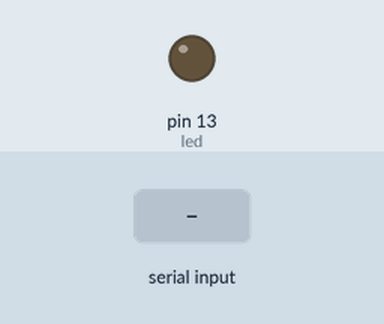
Bench run of a sketch on a simulated Arduino Uno, built with avr-gcc and run on an emulated ATmega328P. Parts: output pins drawn as LEDs (lit = HIGH). The inputs (shaded band) are chosen by the test bench.

Above: at 1.2 s.
1.3 s: "H" received over Serial
At 1.9 s:
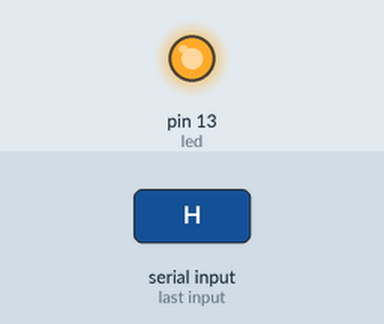
2.8 s: "L" received over Serial
At 3.1 s:
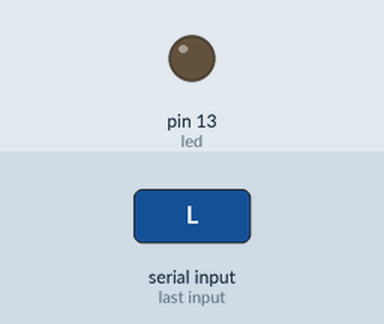
Timing chart, 0 to 5.8 s (numbered marks = the images above; inputs shaded):
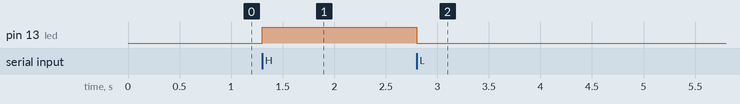

Measured:
- after the input at 1.3 s, pin 13 (led): LOW → HIGH at once
- after the input at 2.8 s, pin 13 (led): HIGH → LOW at once

The sketch:

sketch_jun15a.ino
```cpp
int led = 13;

void setup() {
  pinMode(led, OUTPUT);
  Serial.begin(9600);
}

void loop() {
  if(Serial.available()){
    char c = Serial.read();
    if(c == 'H'){
      digitalWrite(led, HIGH);
    }
    else if(c == 'L'){
      digitalWrite(led, LOW);
    }
  }
}
```
